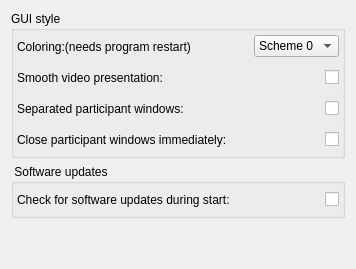
       <widget class="QWidget" name="mGeneral">
        <layout class="QVBoxLayout" name="verticalLayout_15">
         <item>
          <widget class="QGroupBox" name="mGrpStyle">
           <property name="title">
            <string>GUI style </string>
           </property>
           <layout class="QVBoxLayout" name="verticalLayout_13">
            <property name="margin">
             <number>3</number>
            </property>
            <item>
             <layout class="QHBoxLayout" name="horizontalLayout_27">
              <item>
               <widget class="QLabel" name="mLbColoring">
                <property name="minimumSize">
                 <size>
                  <width>220</width>
                  <height>25</height>
                 </size>
                </property>
                <property name="maximumSize">
                 <size>
                  <width>220</width>
                  <height>25</height>
                 </size>
                </property>
                <property name="text">
                 <string>Coloring:(needs program restart)</string>
                </property>
               </widget>
              </item>
              <item>
               <spacer name="horizontalSpacer_28">
                <property name="orientation">
                 <enum>Qt::Horizontal</enum>
                </property>
                <property name="sizeType">
                 <enum>QSizePolicy::MinimumExpanding</enum>
                </property>
                <property name="sizeHint" stdset="0">
                 <size>
                  <width>2</width>
                  <height>20</height>
                 </size>
                </property>
               </spacer>
              </item>
              <item>
               <widget class="QComboBox" name="mCbColoring">
                <item>
                 <property name="text">
                  <string>Scheme 0</string>
                 </property>
                </item>
                <item>
                 <property name="text">
                  <string>Scheme 1</string>
                 </property>
                </item>
               </widget>
              </item>
             </layout>
            </item>
            <item>
             <layout class="QHBoxLayout" name="horizontalLayout_11">
              <item>
               <widget class="QLabel" name="mLbSmoothVideoPresentation">
                <property name="minimumSize">
                 <size>
                  <width>240</width>
                  <height>25</height>
                 </size>
                </property>
                <property name="maximumSize">
                 <size>
                  <width>240</width>
                  <height>25</height>
                 </size>
                </property>
                <property name="text">
                 <string>Smooth video presentation:</string>
                </property>
               </widget>
              </item>
              <item>
               <spacer name="horizontalSpacer_10">
                <property name="orientation">
                 <enum>Qt::Horizontal</enum>
                </property>
                <property name="sizeHint" stdset="0">
                 <size>
                  <width>40</width>
                  <height>20</height>
                 </size>
                </property>
               </spacer>
              </item>
              <item>
               <widget class="QCheckBox" name="mCbSmoothVideoPresentation">
                <property name="text">
                 <string/>
                </property>
               </widget>
              </item>
             </layout>
            </item>
            <item>
             <layout class="QHBoxLayout" name="horizontalLayout_35">
              <item>
               <widget class="QLabel" name="mLbSeparatedParticipantWidgets">
                <property name="minimumSize">
                 <size>
                  <width>240</width>
                  <height>25</height>
                 </size>
                </property>
                <property name="maximumSize">
                 <size>
                  <width>240</width>
                  <height>25</height>
                 </size>
                </property>
                <property name="text">
                 <string>Separated participant windows:</string>
                </property>
               </widget>
              </item>
              <item>
               <spacer name="horizontalSpacer_36">
                <property name="orientation">
                 <enum>Qt::Horizontal</enum>
                </property>
                <property name="sizeHint" stdset="0">
                 <size>
                  <width>40</width>
                  <height>20</height>
                 </size>
                </property>
               </spacer>
              </item>
              <item>
               <widget class="QCheckBox" name="mCbSeparatedParticipantWidgets">
                <property name="text">
                 <string/>
                </property>
               </widget>
              </item>
             </layout>
            </item>
            <item>
             <layout class="QHBoxLayout" name="horizontalLayout_36">
              <item>
               <widget class="QLabel" name="mLbCloseParticipantWidgetsImmediately">
                <property name="minimumSize">
                 <size>
                  <width>240</width>
                  <height>25</height>
                 </size>
                </property>
                <property name="maximumSize">
                 <size>
                  <width>240</width>
                  <height>25</height>
                 </size>
                </property>
                <property name="text">
                 <string>Close participant windows immediately:</string>
                </property>
               </widget>
              </item>
              <item>
               <spacer name="horizontalSpacer_37">
                <property name="orientation">
                 <enum>Qt::Horizontal</enum>
                </property>
                <property name="sizeHint" stdset="0">
                 <size>
                  <width>40</width>
                  <height>20</height>
                 </size>
                </property>
               </spacer>
              </item>
              <item>
               <widget class="QCheckBox" name="mCbCloseParticipantWidgetsImmediately">
                <property name="text">
                 <string/>
                </property>
               </widget>
              </item>
             </layout>
            </item>
           </layout>
          </widget>
         </item>
         <item>
          <widget class="QGroupBox" name="mGrpStyle_2">
           <property name="title">
            <string> Software updates </string>
           </property>
           <layout class="QVBoxLayout" name="verticalLayout_14">
            <property name="margin">
             <number>3</number>
            </property>
            <item>
             <layout class="QHBoxLayout" name="horizontalLayout_28">
              <item>
               <widget class="QLabel" name="mLbColoring_2">
                <property name="minimumSize">
                 <size>
                  <width>300</width>
                  <height>25</height>
                 </size>
                </property>
                <property name="maximumSize">
                 <size>
                  <width>300</width>
                  <height>25</height>
                 </size>
                </property>
                <property name="text">
                 <string>Check for software updates during start:</string>
                </property>
               </widget>
              </item>
              <item>
               <spacer name="horizontalSpacer_29">
                <property name="orientation">
                 <enum>Qt::Horizontal</enum>
                </property>
                <property name="sizeType">
                 <enum>QSizePolicy::MinimumExpanding</enum>
                </property>
                <property name="sizeHint" stdset="0">
                 <size>
                  <width>2</width>
                  <height>20</height>
                 </size>
                </property>
               </spacer>
              </item>
              <item>
               <widget class="QCheckBox" name="mCbAutoUpdateCheck">
                <property name="text">
                 <string/>
                </property>
               </widget>
              </item>
             </layout>
            </item>
           </layout>
          </widget>
         </item>
         <item>
          <spacer name="verticalSpacer_4">
           <property name="orientation">
            <enum>Qt::Vertical</enum>
           </property>
           <property name="sizeHint" stdset="0">
            <size>
             <width>20</width>
             <height>40</height>
            </size>
           </property>
          </spacer>
         </item>
        </layout>
       </widget>
